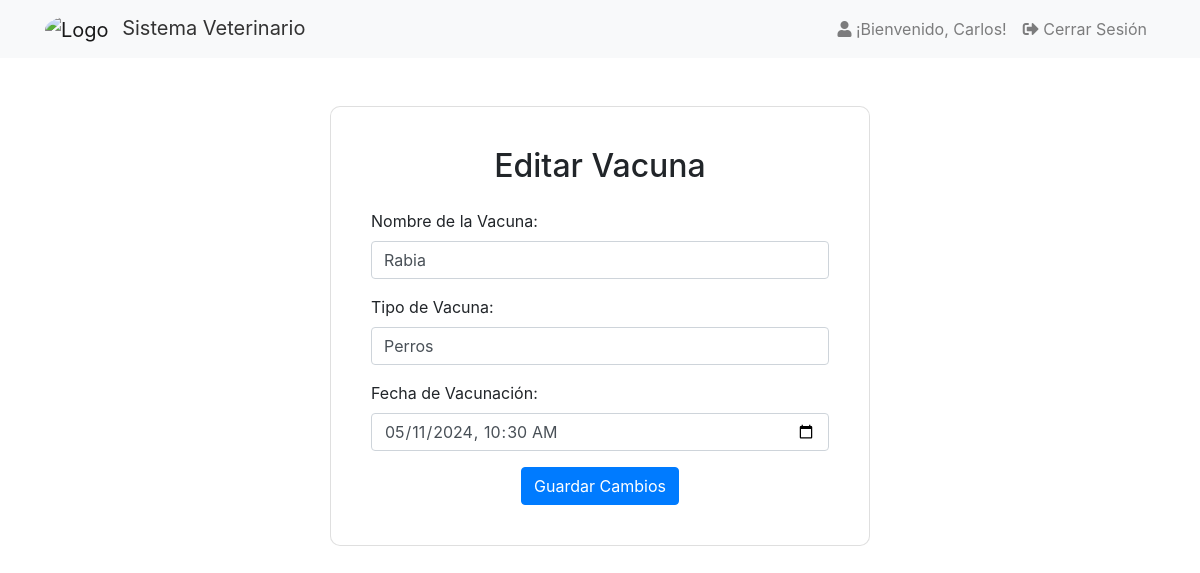
Screenshot of /views/admin_views/editar_vacuna.php?id=17 (signed in) with the database file from the repository.
### tables this page shows
CREATE TABLE IF NOT EXISTS `vacuna` (
  `id_vacuna` int NOT NULL AUTO_INCREMENT,
  `id_paciente` int DEFAULT NULL,
  `fecha_vacuna` datetime DEFAULT NULL,
  `nombre_vacuna` varchar(255) DEFAULT NULL,
  `tipo_vacuna` varchar(255) DEFAULT NULL,
  PRIMARY KEY (`id_vacuna`),
  KEY `id_paciente` (`id_paciente`)
);

### views/admin_views/editar_vacuna.php (the view, shortened to what this page needs)
<?php
require_once "../../utils/db_connection.php";
$id_vacuna = $_GET['id'];
$sql = "SELECT * FROM vacuna WHERE id_vacuna = ?";
$stmt = $conn->prepare($sql);
$stmt->bind_param("i", $id_vacuna);
$stmt->execute();
$result = $stmt->get_result();
$vacuna = $result->fetch_assoc();
?>
<!DOCTYPE html>
<html lang="es">
<head>
    <link rel="stylesheet" href="../../css/styles.css">
    <link rel="stylesheet" href="https://maxcdn.bootstrapcdn.com/bootstrap/4.5.2/css/bootstrap.min.css">
</head>
<body>
    <?php include '../header.php'; ?>
    <div class="container mt-5">
        <div class="row justify-content-center">
            <div class="col-md-6">
                <div class="card card-form">
                    <div class="card-body">
                        <h2 class="card-title text-center mb-4">Editar Vacuna</h2>
                        <form action="<?php echo htmlspecialchars($_SERVER["PHP_SELF"]) . '?id=' . $id_vacuna; ?>" method="post">
                            <div class="form-group">
                                <label for="nombre_vacuna">Nombre de la Vacuna:</label>
                                <input type="text" class="form-control" id="nombre_vacuna" name="nombre_vacuna" value="<?php echo $vacuna['nombre_vacuna']; ?>" required>
                            </div>
                            <div class="form-group">
                                <label for="tipo_vacuna">Tipo de Vacuna:</label>
                                <input type="text" class="form-control" id="tipo_vacuna" name="tipo_vacuna" value="<?php echo $vacuna['tipo_vacuna']; ?>" required>
                            </div>
                            <div class="form-group">
                                <label for="fecha_vacuna">Fecha de Vacunación:</label>
                                <input type="datetime-local" class="form-control" id="fecha_vacuna" name="fecha_vacuna" value="<?php echo $vacuna['fecha_vacuna']; ?>" required>
                            </div>
                            <div class="text-center">
                                <button type="submit" name="editar_vacuna" class="btn btn-primary">Guardar Cambios</button>
                            </div>
                        </form>
                    </div>
                </div>
            </div>
        </div>
    </div>
</body>
</html>

### css/styles.css (style rules this page uses)
body { font-family: Arial, sans-serif; background-image: url('../img/fondo.jpg'); background-size: cover; background-position: center; background-repeat: no-repeat; }

### views/admin_views/editar_vacuna.php (style rules this page uses)
.card-form { background-color: rgba(255, 255, 255, 0.5); backdrop-filter: blur(10px); padding: 20px; border-radius: 10px; }

### rows the page displays
vacuna: nombre_vacuna "Rabia", tipo_vacuna "Perros", fecha_vacuna "05/11/2024 10:30"

### other values shown
$nombreUsuario "Carlos"
